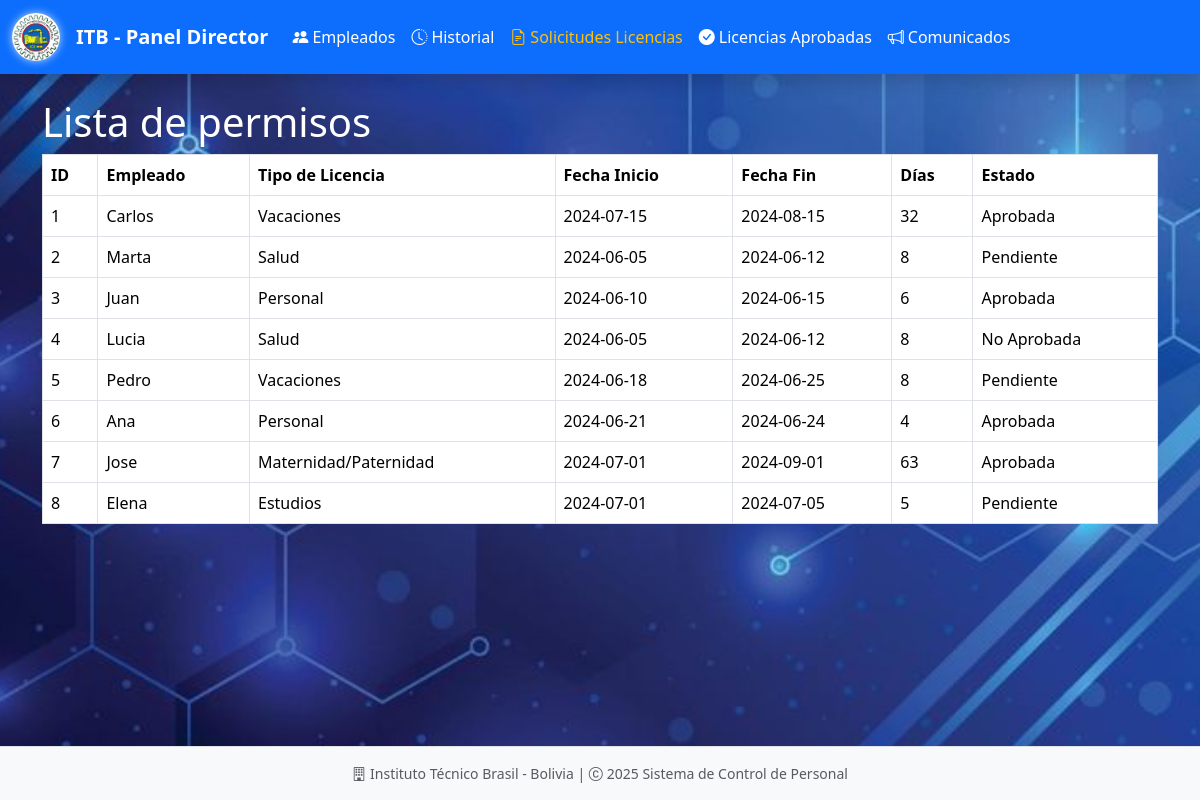
The page /director/solicitudes_licencia/ on the database as committed earlier.
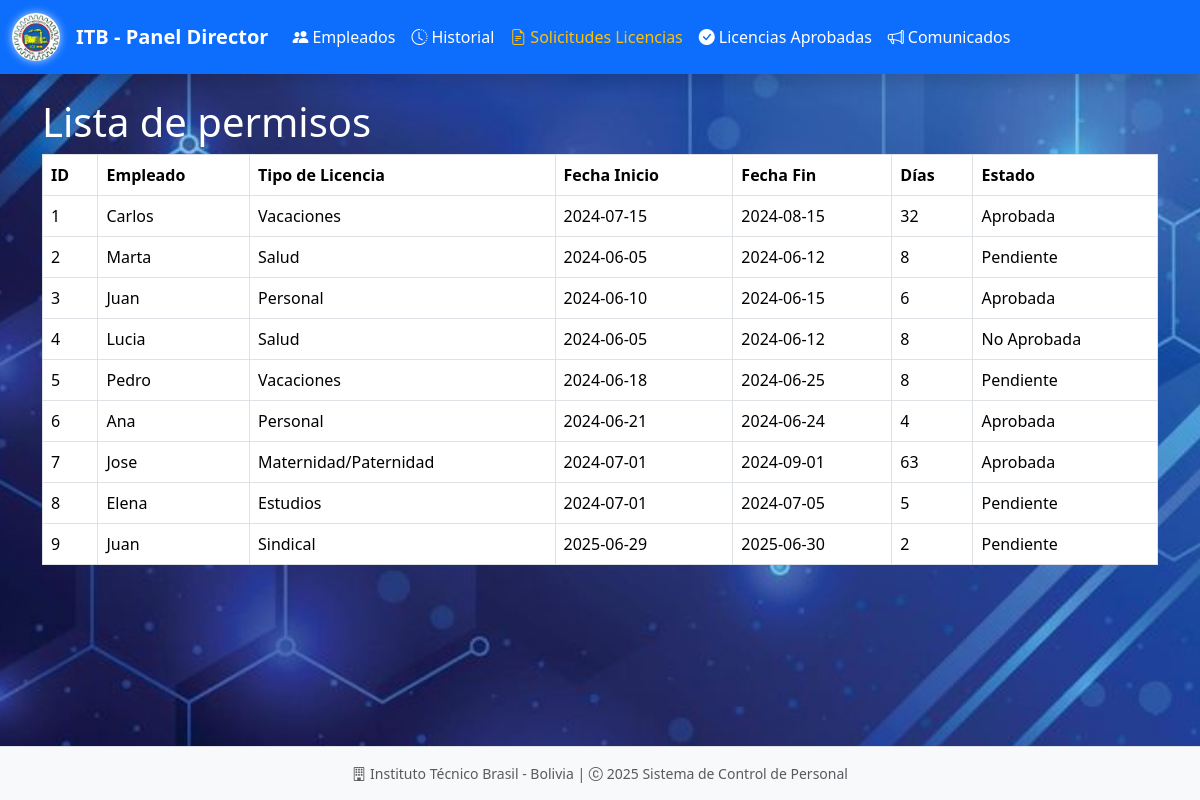
The same page on the database as committed later.
### models/solicitud_licencia_model.py (models this page shows, shortened)
class SolicitudLicencia(db.Model):
    __tablename__ = "solicitudes_licencia"
    id = db.Column(db.Integer, primary_key=True)
    fecha_solicitud = db.Column(db.Date, default=date.today, nullable=False)
    fecha_inicio = db.Column(db.Date, nullable=False)
    fecha_fin = db.Column(db.Date, nullable=False)
    motivo = db.Column(db.Text, nullable=False)
    empleado_id = db.Column(db.Integer, db.ForeignKey('empleados.id'), nullable=False)
    tipo_licencia_id = db.Column(db.Integer, db.ForeignKey('tipos_licencia.id'), nullable=False)
    empleado = db.relationship('Empleado', back_populates='solicitudes_licencia')
    tipo_licencia = db.relationship('TipoLicencia', back_populates='solicitudes')
    licencia_aprobada = db.relationship('LicenciaAprobada', back_populates='solicitud_licencia', uselist=False)
    @staticmethod
    def get_all():
        return SolicitudLicencia.query.all()

### models/empleado_model.py (models this page shows, shortened)
class Empleado(db.Model):
    __tablename__ = "empleados"
    id = db.Column(db.Integer, primary_key=True)
    nombre = db.Column(db.String(255), nullable=False)
    apellido = db.Column(db.String(255), nullable=False)
    ci = db.Column(db.String(20), nullable=False, unique=True)
    email = db.Column(db.String(255), nullable=False, unique=True)
    telefono = db.Column(db.String(20), nullable=False)
    fecha = db.Column(db.DateTime, nullable=False, default=datetime.utcnow)
    cargo_id = db.Column(db.Integer, db.ForeignKey('cargos.id'), nullable=False)
    cargo = db.relationship('Cargo', back_populates='empleados')
    usuarios = db.relationship('Usuario', back_populates='empleado', uselist=False)
    asistencias = db.relationship('Asistencia', back_populates='empleado', cascade='all, delete-orphan')
    historial_laboral = db.relationship('Historial', back_populates='empleado', cascade='all, delete-orphan')
    licencias_aprobadas = db.relationship('LicenciaAprobada', back_populates='empleado', cascade='all, delete-orphan')
    solicitudes_licencia = db.relationship('SolicitudLicencia', back_populates='empleado', cascade='all, delete-orphan')
    def delete(self):
        db.session.delete(self)
        db.session.commit()

### models/tipo_licencia_model.py (models this page shows, shortened)
class TipoLicencia(db.Model):
    __tablename__ = 'tipos_licencia'
    id = db.Column(db.Integer, primary_key=True)
    nombre = db.Column(db.String(100), nullable=False)
    descripcion = db.Column(db.String(200))
    solicitudes = db.relationship('SolicitudLicencia', back_populates='tipo_licencia', cascade='all, delete-orphan')
    def delete(self):
        db.session.delete(self)
        db.session.commit()

### models/licencia_aprobada_model.py (models this page shows, shortened)
class LicenciaAprobada(db.Model):
    __tablename__ = "licencias_aprobadas"
    id = db.Column(db.Integer, primary_key=True)
    empleado_id = db.Column(db.Integer, db.ForeignKey('empleados.id'), nullable=False)
    solicitud_licencia_id = db.Column(db.Integer, db.ForeignKey('solicitudes_licencia.id'))
    estado = db.Column(db.String(20), nullable=True)
    empleado = db.relationship('Empleado', back_populates='licencias_aprobadas')
    solicitud_licencia = db.relationship('SolicitudLicencia', back_populates='licencia_aprobada')

### controllers/solicitud_licencia_controller.py (the view)
@solicitud_licencia_director_bp.route('/')
def index_director():
    solicitudes = SolicitudLicencia.get_all()
    for solicitud in solicitudes:
        if solicitud.fecha_inicio and solicitud.fecha_fin:
            solicitud.dias_permiso = (solicitud.fecha_fin - solicitud.fecha_inicio).days + 1
        else:
            solicitud.dias_permiso = 0
    return solicitud_licencia_view.director_list(solicitudes)

### run.py (called while the page is built)
@app.context_processor
def inject_active_path():
    def is_active(path):
        return 'active' if request.path == path else ''
    return(dict(is_active = is_active))

### views/solicitud_licencia_view.py (called while the page is built)
def director_list(solicitudes):
    return render_template('director/solicitud_licencias/index.html', solicitudes=solicitudes)

### templates/director/solicitud_licencias/index.html (shortened to what this page needs)
{% extends 'director/base.html' %}
{% block content %}
<h1>Lista de permisos</h1>
<table class="table table-bordered">
    <thead>
        <tr>
            <th>ID</th>
            <th>Empleado</th>
            <th>Tipo de Licencia</th>
            <th>Fecha Inicio</th>
            <th>Fecha Fin</th>
            <th>Días</th>
            <th>Estado</th>
        </tr>
    </thead>
    <tbody>
        {% for solicitud in solicitudes %}
        <tr>
            <td>{{ solicitud.id }}</td>
            <td>{{ solicitud.empleado.nombre }}</td>
            <td>{{ solicitud.tipo_licencia.nombre }}</td>
            <td>{{ solicitud.fecha_inicio }}</td>
            <td>{{ solicitud.fecha_fin }}</td>
            <td>{{ solicitud.dias_permiso }}</td>
            <td>{{ solicitud.licencia_aprobada.estado }}</td>
        </tr>
        {% endfor %}
    </tbody>
</table>
{% endblock %}

Rows that differ between the two databases and show on the page:
added SolicitudLicencia: id "9", empleado.nombre "Juan", tipo_licencia.nombre "Sindical", fecha_inicio "2025-06-29", fecha_fin "2025-06-30", dias_permiso "2", licencia_aprobada.estado "Pendiente"
